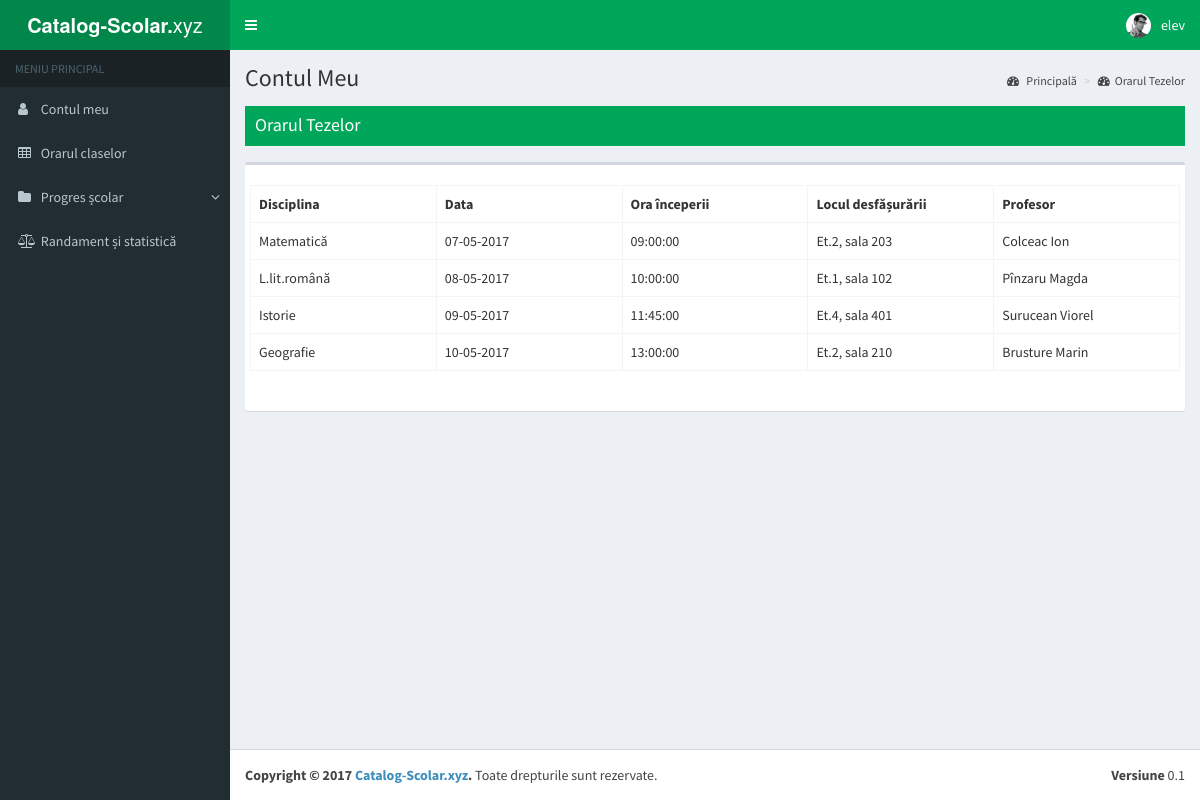
/members/parent/clschedule.php (signed in), run on the app's committed database.
### tables this page shows
CREATE TABLE `users` (
  `user_id` int(11) NOT NULL,
  `user_name` varchar(64) NOT NULL,
  `user_password` varchar(255) NOT NULL,
  `user_category` varchar(10) NOT NULL,
  `user_parent` varchar(255) NOT NULL,
  `user_child` varchar(255) NOT NULL,
  `user_class` varchar(5) NOT NULL,
  `user_btd` date NOT NULL,
  `user_mail` char(255) NOT NULL,
  `user_mob` int(24) NOT NULL,
  `grad_prof` char(24) NOT NULL,
  `disciplina` char(32) NOT NULL
);

CREATE TABLE `orarTeze` (
  `orar_id` int(11) NOT NULL,
  `discipline` varchar(32) NOT NULL,
  `data` date NOT NULL,
  `ora` time NOT NULL,
  `locul` varchar(18) NOT NULL,
  `prof` varchar(48) NOT NULL,
  `user_clasa` varchar(4) NOT NULL
);

### members/parent/clschedule.php (the view, shortened to what this page needs)
<?php
require_once 'pages/head.php';
require_once 'pages/header.php';
require_once 'pages/sidebar.php';
?>
<div class="content-wrapper">
    <section class="content-header">
        <h1>Contul Meu</h1>
        <ol class="breadcrumb">
            <li><a href="."><i class="fa fa-dashboard"></i> Principală</a></li>
            <li class="active"><a href="http://localhost/catalog-scolar/members/learner/clschedule.php"><i class="fa fa-dashboard"></i>Orarul Tezelor</a></li>
        </ol>
    </section>
    <section class="content">
        <div class="box-header with-border bg-green" style="margin-bottom:15px;">
            <h3 class="box-title">Orarul Tezelor</h3>
        </div>
        <div class="row">
            <div class="col-md-12">
                <div class="box">
                    <div class="box-body">
                        <div class="row">
                            <div class="box-body">
                                <?php
                                $output = '';
                                $sql = "SELECT  orarTeze.discipline, orarTeze.data, orarTeze.ora, orarTeze.locul, orarTeze.prof, orarTeze.user_clasa, users.user_name, users.user_class FROM orarTeze, users WHERE users.user_name='$Q' AND orarTeze.user_clasa=users.user_class ORDER BY orarTeze.data ASC";
                                $result = mysqli_query($db, $sql);
                                if(mysqli_num_rows($result) > 0) {
                                $output .= '
                                <div class="table-responsive">
                                    <table class="table table-bordered">
                                        <tr>
                                            <th width="16%">Disciplina</th>
                                            <th width="16%">Data</th>
                                            <th width="16%">Ora începerii</th>
                                            <th width="16%">Locul desfășurării</th>
                                            <th width="16%">Profesor</th>
                                        </tr>';
                                        while($row = mysqli_fetch_array($result)) {
                                        $output .= '
                                        <tr>
                                            <td class="discipline">'.$row["discipline"].'</td>
                                            <td class="data">'.date("d-m-Y", strtotime($row["data"])).'</td>
                                            <td class="ora">'.$row["ora"].'</td>
                                            <td class="locul">'.$row["locul"].'</td>
                                            <td class="prof">'.$row["prof"].'</td>
                                        </tr>
                                        ';
                                        }
                                        }
                                        else {
                                        $output .= '<tr>
                                            <td colspan="4">Ne pare rău! Datele nu au fost găsite!</td>
                                        </tr>';
                                        }
                                    $output .= '</table>
                                </div>';
                                echo $output;
                                ?>
                            </div>
                        </div>
                    </section>
                </div>
    <?php require_once 'pages/footer.php'; ?>

### members/parent/pages/header.php (shortened to what this page needs)
<?php
$pass=$_SESSION["member_password"];
$Q = mysqli_query($db, "SELECT user_id,user_name FROM users WHERE user_password='$pass'");
$Q = mysqli_fetch_row($Q);
$Q = $Q[1];
echo '
<body class="hold-transition skin-green sidebar-mini">
    <div class="wrapper">
        <header class="main-header">
            <a href="index.php" class="logo">
                <span class="logo-mini"><b>CS</b></span>
                <span class="logo-lg"><b>Catalog-Scolar.</b>xyz</span>
            </a>
            <nav class="navbar navbar-static-top">
                <a href="#" class="sidebar-toggle" data-toggle="offcanvas" role="button">
                    <span class="sr-only">Toggle navigation</span>
                </a>
                <div class="navbar-custom-menu">
                    <ul class="nav navbar-nav">
                        <li class="dropdown user user-menu">
                            <a href="#" class="dropdown-toggle" data-toggle="dropdown">
                                <img src="../dist/img/user2-160x160.jpg" class="user-image" alt="User Image">
                                <span class="hidden-xs"> '. $Q . ' </span>
                            </a>
                            <ul class="dropdown-menu">
                                <li class="user-footer">
                                    <div class="pull-left">
                                        <a href="profile.php" class="btn btn-default btn-flat">Vezi Profilul</a>
                                    </div>
                                    <div class="pull-right">
                                        <a href="/catalog-scolar/logout.php" class="btn btn-default btn-flat">Deconectare</a>
                                    </div>
                                </li>
                            </ul>
                        </li>
                    </ul>
                </div>
            </nav>
        </header>
';

### data on the page
users: user_name "elev"
orarteze: discipline "Matematică", data "07-05-2017", ora "09:00:00", locul "Et.2, sala 203", prof "Colceac Ion"
orarteze: discipline "L.lit.română", data "08-05-2017", ora "10:00:00", locul "Et.1, sala 102", prof "Pînzaru Magda"
orarteze: discipline "Istorie", data "09-05-2017", ora "11:45:00", locul "Et.4, sala 401", prof "Surucean Viorel"
orarteze: discipline "Geografie", data "10-05-2017", ora "13:00:00", locul "Et.2, sala 210", prof "Brusture Marin"
